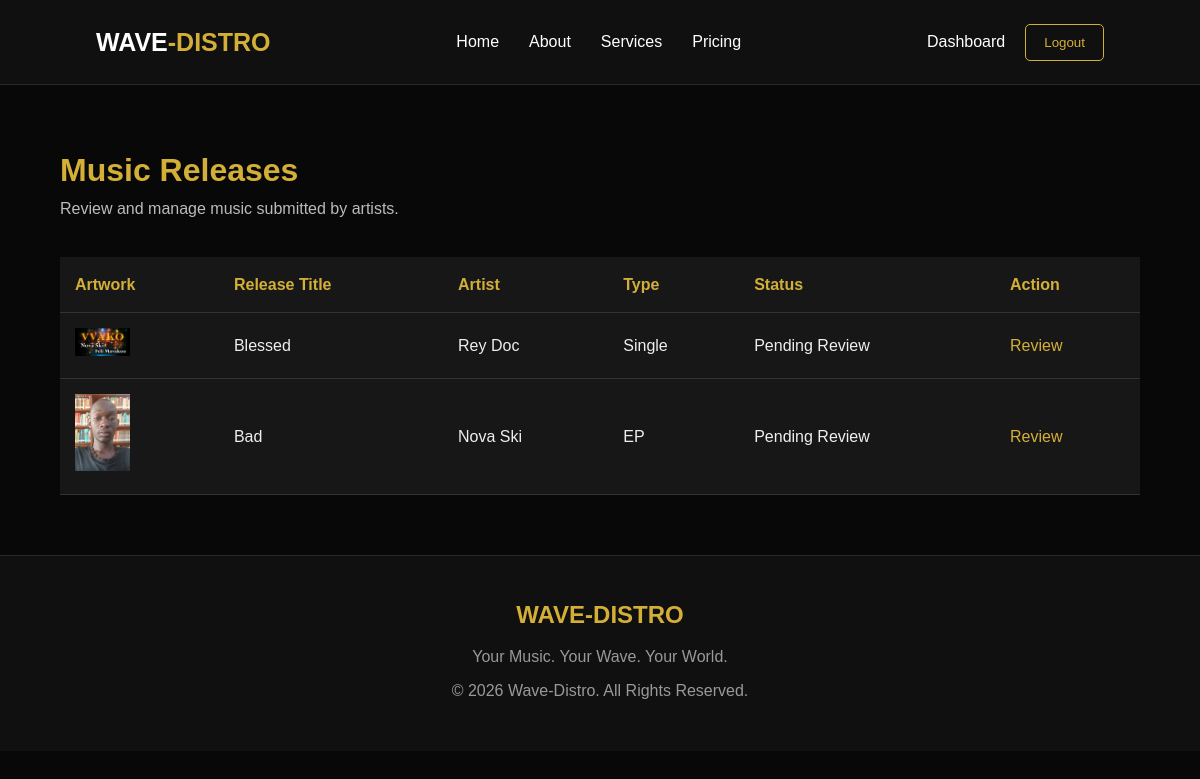
Page /accounts/admin-releases/ (signed in) on the committed database.
### music/models.py (models this page shows, shortened)
class Release(models.Model):
    RELEASE_TYPES = [
        ('Single', 'Single'),
        ('EP', 'EP'),
        ('Album', 'Album'),
    ]
    STATUS_CHOICES = [
        ('Draft', 'Draft'),
        ('Pending Review', 'Pending Review'),
        ('Approved', 'Approved'),
        ('Rejected', 'Rejected'),
    ]
    artist = models.ForeignKey(
        'accounts.ArtistProfile',
        on_delete=models.CASCADE,
        related_name='releases'
    )
    title = models.CharField(max_length=200)
    release_type = models.CharField(
        max_length=20,
        choices=RELEASE_TYPES
    )
    genre = models.CharField(max_length=100)
    release_date = models.DateField()
    artwork = models.FileField(
        upload_to='artwork/',
        validators=[
            FileExtensionValidator(
                allowed_extensions=['jpg', 'jpeg', 'png']
            ),
            validate_artwork_size
        ]
    )
    status = models.CharField(
        max_length=30,
        choices=STATUS_CHOICES,
        default='Draft'
    )
    created_at = models.DateTimeField(auto_now_add=True)

### accounts/models.py (models this page shows, shortened)
class ArtistProfile(models.Model):
    user = models.OneToOneField(
        settings.AUTH_USER_MODEL,
        on_delete=models.CASCADE,
        related_name='artist_profile'
    )
    full_name = models.CharField(max_length=150)
    artist_name = models.CharField(max_length=150)
    created_at = models.DateTimeField(auto_now_add=True)
    updated_at = models.DateTimeField(auto_now=True)

### accounts/views.py (the view)
@staff_member_required
def admin_releases(request):
    releases = Release.objects.select_related(
        'artist',
        'artist__user'
    ).order_by('-created_at')
    return render(
        request,
        'accounts/admin_releases.html',
        {'releases': releases}
    )

### templates/accounts/admin_releases.html
{% extends 'base.html' %}
{% block content %}
<section class="admin-section">
    <div class="admin-heading">
        <h1>Music Releases</h1>
        <p>Review and manage music submitted by artists.</p>
    </div>
    <div class="admin-table-wrapper">
        <table class="admin-table">
            <thead>
                <tr>
                    <th>Artwork</th>
                    <th>Release Title</th>
                    <th>Artist</th>
                    <th>Type</th>
                    <th>Status</th>
                    <th>Action</th>
                </tr>
            </thead>
            <tbody>
                {% for release in releases %}
                    <tr>
                        <td>
                            <img
                                src="{{ release.artwork.url }}"
                                width="55"
                                alt="{{ release.title }}"
                            >
                        </td>
                        <td>{{ release.title }}</td>
                        <td>{{ release.artist.artist_name }}</td>
                        <td>{{ release.release_type }}</td>
                        <td>{{ release.status }}</td>
                        <td>
                            <a href="{% url 'review_release' release.pk %}">
                                Review
                            </a>
                        </td>
                    </tr>
                {% empty %}
                    <tr>
                        <td colspan="6">
                            No releases found.
                        </td>
                    </tr>
                {% endfor %}
            </tbody>
        </table>
    </div>
</section>
{% endblock %}

### templates/base.html (shortened to what this page needs)
{% load static %}
<!DOCTYPE html>
<html lang="en">
<head>
    <link rel="stylesheet" href="{% static 'css/style.css' %}">
</head>
<body>
    <header class="navbar">
        <a href="{% url 'home' %}" class="logo">
            WAVE<span>-DISTRO</span>
        </a>
        <nav class="nav-links">
            <a href="{% url 'home' %}">Home</a>
            <a href="#about">About</a>
            <a href="#services">Services</a>
            <a href="#pricing">Pricing</a>
        </nav>
        <div class="nav-buttons">
            {% if user.is_authenticated %}
            <a href="{% url 'dashboard' %}" class="login-btn">
                Dashboard
            </a>
            <form method="POST" action="{% url 'logout' %}" class="logout-form">
                <button type="submit" class="logout-btn">
                    Logout
                </button>
            </form>
            {% endif %}
        </div>
    </header>
    <main>
        {% block content %}
        {% endblock %}
    </main>
    <footer class="footer">
        <h2>WAVE-DISTRO</h2>
        <p>Your Music. Your Wave. Your World.</p>
        <p>&copy; 2026 Wave-Distro. All Rights Reserved.</p>
    </footer>
</body>
</html>

### static/css/style.css (style rules this page uses)
* { margin: 0; padding: 0; box-sizing: border-box; }
html { scroll-behavior: smooth; }
body { background: #080808; color: #ffffff; font-family: Arial, sans-serif; line-height: 1.6; }
:root { --gold: #d4af37; --black: #080808; --dark: #141414; --white: #ffffff; }
.navbar { display: flex; justify-content: space-between; align-items: center; padding: 22px 8%; background: #101010; border-bottom: 1px solid #292929; }
.logo { color: white; font-size: 25px; font-weight: bold; text-decoration: none; }
.logo span { color: var(--gold); }
.nav-links { display: flex; gap: 30px; }
.nav-links a, .login-btn { color: white; text-decoration: none; transition: 0.3s; }
.nav-buttons { display: flex; align-items: center; gap: 20px; }
.footer { background: #101010; text-align: center; padding: 40px 15px; border-top: 1px solid #292929; }
.footer h2 { color: var(--gold); margin-bottom: 10px; }
.footer p { color: #999999; margin: 8px 0; }
.logout-form { display: inline; }
.logout-btn { background: transparent; border: 1px solid var(--gold); color: var(--gold); padding: 10px 18px; border-radius: 5px; cursor: pointer; }
.admin-section { width: 90%; max-width: 1200px; margin: 60px auto; color: #ffffff; }
.admin-heading { margin-bottom: 35px; }
.admin-heading h1 { color: #d4af37; font-size: 32px; }
.admin-heading p { color: #bbbbbb; }
.admin-release-row a, .admin-table a { color: #d4af37; text-decoration: none; }
.admin-table-wrapper { overflow-x: auto; }
.admin-table { width: 100%; border-collapse: collapse; background: #171717; }
.admin-table th, .admin-table td { padding: 15px; border-bottom: 1px solid #333333; text-align: left; }
.admin-table th { color: #d4af37; }
.admin-table td { color: #eeeeee; }

### rows in the picture
Release: artwork (picture), title "Blessed", artist.artist_name "Rey Doc", release_type "Single", status "Pending Review"
Release: artwork (picture), title "Bad", artist.artist_name "Nova Ski", release_type "EP", status "Pending Review"
